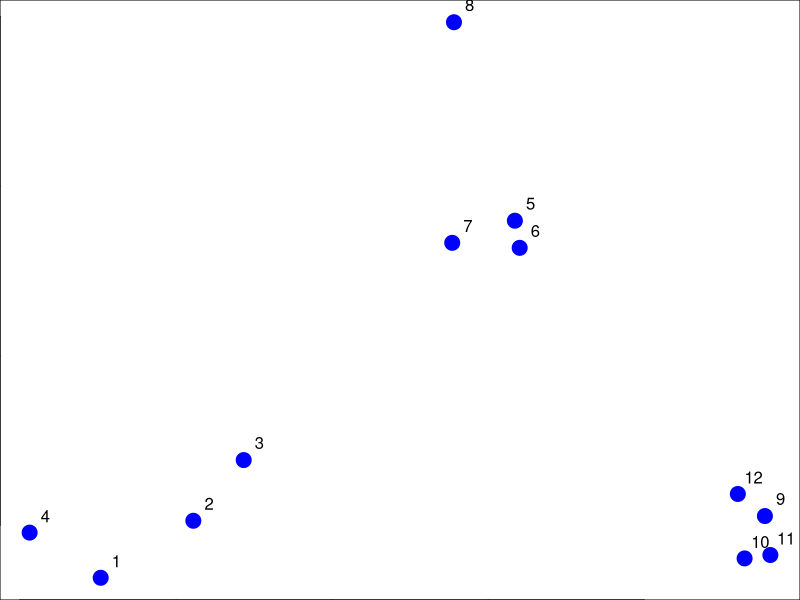
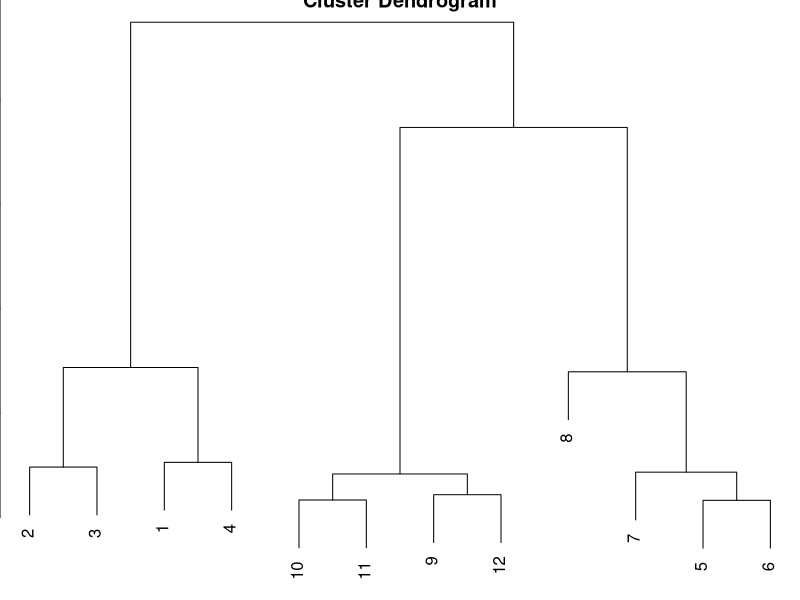
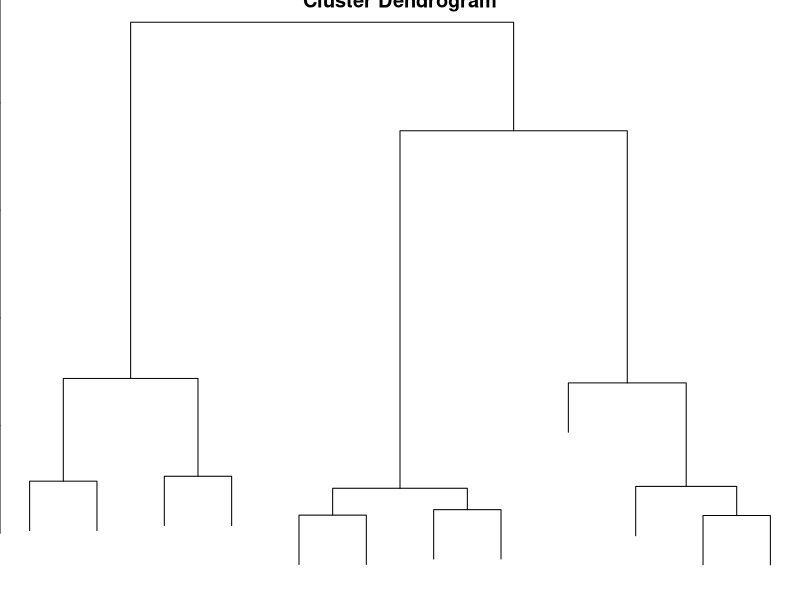

These charts were generated, in order, by the following R code: (Note: this script raises an error after producing the figures.)
set.seed(1234)
par(mar = c(0,0,0,0))
x <- rnorm(12, mean = rep(1:3, each = 4), sd = 0.2)
y <- rnorm(12, mean = rep(c(1,2,1), each = 4), sd = 0.2)

plot(x, y, col = "blue", pch = 19, cex =2)
## Add numeric label to each point
text(x + 0.05, y + 0.05, labels = as.character(1:12))


## calculate elucidian distance matrix
dataFrame <- data.frame(x = x, y = y)
dataFrame

distxy <- dist(dataFrame)

hClustering <- hclust(distxy)
plot(hClustering)

## Prettier dendrograms
myplclust <- function(hclust, lab = hclust$labels, lab.col = rep(1, length(hclust$labels)), hang = 0.1, ...){
  y <- rep(hclust$height, 2)
  x <- as.numeric(hclust$merge)
  y <- y[which(x <0)]
  x <- x[which(x <0)]
  x <- abs(x)
  y <- y[order(x)]
  x <- x[order(x)]
  plot(hclust, labels = F, hang = hang, ...)
  text(x = x, y = t[hclust$order] - (max(hclust$height) * hang), labels = lab[hclust$order],
  col = lab.col[hclust$order], str = 90, adj = c(1, 0.5), xpd = NA, ...)
}


myplclust(hClustering, lab = rep(1:3, each = 4), lab.col = rep(1:3, each = 4))


## heatmap()
dataFrame <- data.frame(x = x, y = y)
set.seed(143)
dataMatrix <- as.matrix(dataFrame)[sample(1:12),]
heatmap(dataMatrix)





